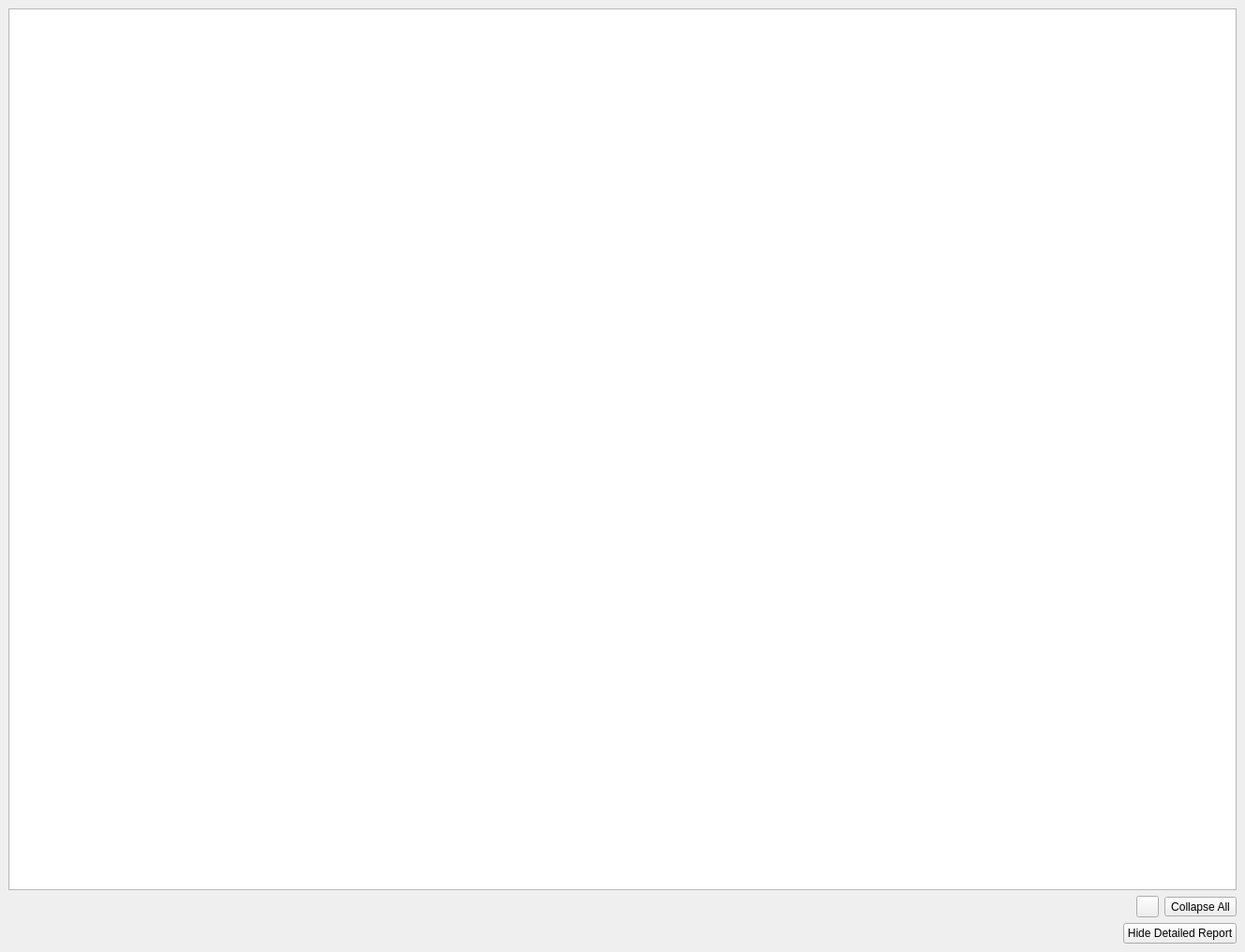
<?xml version="1.0" encoding="UTF-8"?>
<ui version="4.0">
 <class>DetailedReportDockWidget</class>
 <widget class="QDockWidget" name="DetailedReportDockWidget">
  <property name="geometry">
   <rect>
    <x>0</x>
    <y>0</y>
    <width>1329</width>
    <height>1016</height>
   </rect>
  </property>
  <property name="windowIcon">
   <iconset resource="resources.qrc">
    <normaloff>:/res/qmem.svg</normaloff>:/res/qmem.svg</iconset>
  </property>
  <property name="floating">
   <bool>true</bool>
  </property>
  <property name="allowedAreas">
   <set>Qt::NoDockWidgetArea</set>
  </property>
  <property name="windowTitle">
   <string>Detailed Report</string>
  </property>
  <widget class="QWidget" name="dockWidgetContents">
   <layout class="QGridLayout" name="gridLayout">
    <item row="2" column="0">
     <layout class="QHBoxLayout" name="horizontalLayout">
      <item>
       <spacer name="horizontalSpacer">
        <property name="orientation">
         <enum>Qt::Horizontal</enum>
        </property>
        <property name="sizeHint" stdset="0">
         <size>
          <width>40</width>
          <height>20</height>
         </size>
        </property>
       </spacer>
      </item>
      <item>
       <widget class="QToolButton" name="toolButtonExpandAll">
        <property name="toolTip">
         <string>Expand All</string>
        </property>
        <property name="text">
         <string/>
        </property>
        <property name="icon">
         <iconset theme="list-add"/>
        </property>
       </widget>
      </item>
      <item>
       <widget class="QToolButton" name="toolButtonCollapseAll">
        <property name="toolTip">
         <string>Collapse All</string>
        </property>
        <property name="text">
         <string>Collapse All</string>
        </property>
        <property name="icon">
         <iconset theme="list-remove"/>
        </property>
       </widget>
      </item>
     </layout>
    </item>
    <item row="1" column="0">
     <widget class="QTreeView" name="treeViewReport"/>
    </item>
    <item row="3" column="0">
     <layout class="QHBoxLayout" name="horizontalLayout_2">
      <item>
       <spacer name="horizontalSpacer_2">
        <property name="orientation">
         <enum>Qt::Horizontal</enum>
        </property>
        <property name="sizeHint" stdset="0">
         <size>
          <width>40</width>
          <height>20</height>
         </size>
        </property>
       </spacer>
      </item>
      <item>
       <widget class="QPushButton" name="pushButtonHideSelf">
        <property name="text">
         <string>Hide Detailed Report</string>
        </property>
       </widget>
      </item>
     </layout>
    </item>
   </layout>
  </widget>
 </widget>
 <resources>
  <include location="resources.qrc"/>
 </resources>
 <connections/>
</ui>
